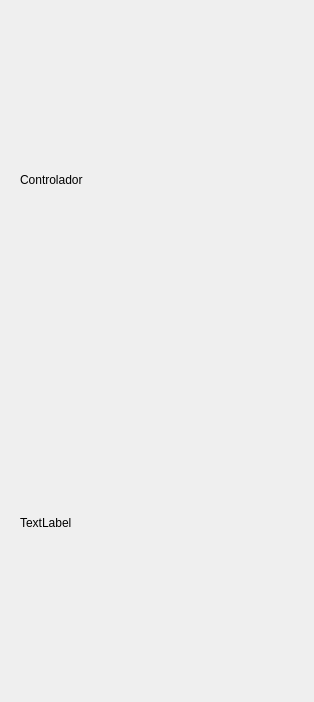
<?xml version="1.0" encoding="UTF-8"?>
<ui version="4.0">
 <class>opciones</class>
 <widget class="QWidget" name="opciones">
  <property name="geometry">
   <rect>
    <x>0</x>
    <y>0</y>
    <width>314</width>
    <height>702</height>
   </rect>
  </property>
  <property name="sizePolicy">
   <sizepolicy hsizetype="Fixed" vsizetype="Fixed">
    <horstretch>0</horstretch>
    <verstretch>0</verstretch>
   </sizepolicy>
  </property>
  <property name="windowTitle">
   <string>opciones</string>
  </property>
  <layout class="QGridLayout" name="gridLayout">
   <item row="1" column="0">
    <widget class="QWidget" name="controlador" native="true">
     <layout class="QGridLayout" name="gridLayout_2">
      <item row="0" column="0">
       <widget class="QLabel" name="label">
        <property name="text">
         <string>Controlador</string>
        </property>
       </widget>
      </item>
     </layout>
    </widget>
   </item>
   <item row="2" column="0">
    <widget class="QWidget" name="perturbador" native="true">
     <layout class="QGridLayout" name="gridLayout_3">
      <item row="0" column="0">
       <widget class="QLabel" name="label_2">
        <property name="text">
         <string>TextLabel</string>
        </property>
       </widget>
      </item>
     </layout>
    </widget>
   </item>
  </layout>
 </widget>
 <resources/>
 <connections/>
</ui>
